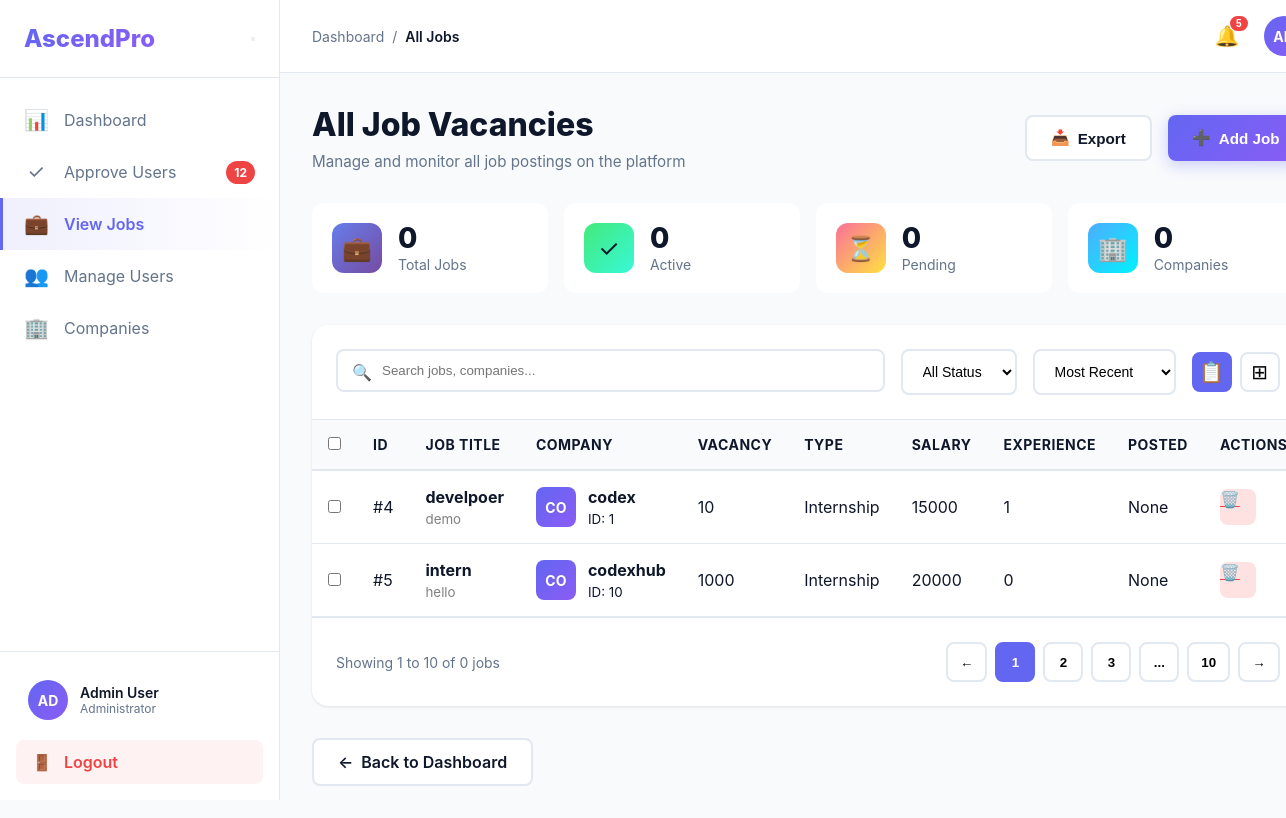
The app's page /admin/jobs (signed in), older data.
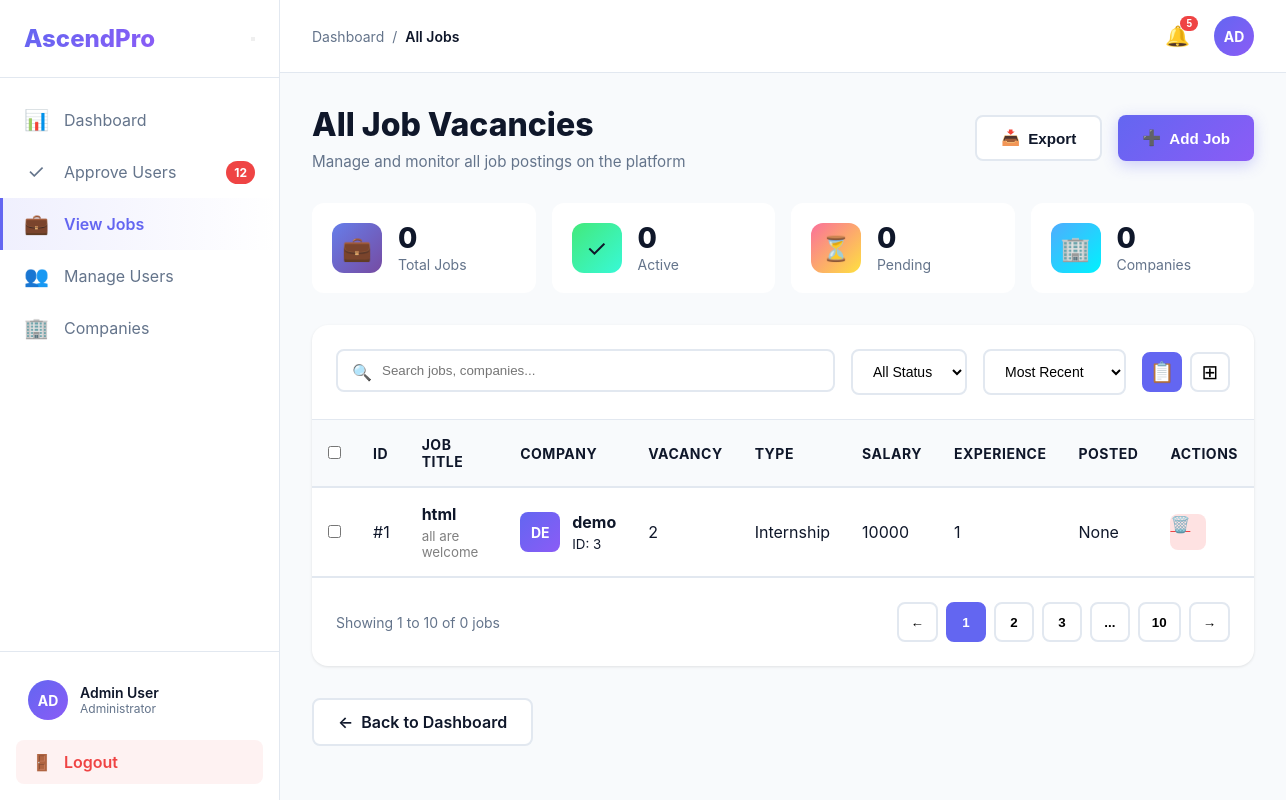
The same page, newer data.
### tables this page shows
CREATE TABLE jobs (
  id INTEGER PRIMARY KEY AUTOINCREMENT,
  role TEXT,
  description TEXT,
  company TEXT
, company_id INTEGER, company_name TEXT, vacancy INTEGER, type TEXT, salary TEXT, experience TEXT, created_at TEXT);

### routes/admin_routes.py (the view)
@admin_bp.route("/jobs")
def jobs():
    if not admin_required():
        return redirect("/login")
    with sqlite3.connect(DATABASE) as conn:
        conn.row_factory = sqlite3.Row
        cur = conn.cursor()
        cur.execute("""
            SELECT id, role, company_name, company_id,
                   vacancy, type, salary, experience,
                   description, created_at
            FROM jobs
            ORDER BY datetime(created_at) DESC
        """)
        jobs = cur.fetchall()
        cur.execute("SELECT COUNT(*) FROM jobs")
        total_jobs = cur.fetchone()[0]
    return render_template("admin/jobs.html", jobs=jobs, total_jobs=total_jobs)

### app.py (called while the page is built)
@app.context_processor
def inject_pending_count():
    pending_count = 0
    try:
        with sqlite3.connect(DATABASE, timeout=10) as conn:
            cur = conn.cursor()
            cur.execute("SELECT COUNT(*) FROM users WHERE approved = 0")
            pending_count = cur.fetchone()[0]
    except Exception:
        pending_count = 0
    return dict(pending_count=pending_count)

### routes/admin_routes.py (called while the page is built)
def admin_required():
    if session.get("role") != "admin":
        return False
    return True

### templates/admin/jobs.html (shortened to what the changed rows need)
<!DOCTYPE html>
<html lang="en">
<head>
    <link rel="stylesheet" href="{{ url_for('static', filename='css/job-style.css') }}">
</head>
<body>
    <main class="main-content">
        <div class="page-content">
            <div class="page-header">
                <div class="header-left">
                    <h1>All Job Vacancies</h1>
                </div>
            </div>
            <div class="table-container">
           <div class="table-wrapper">
<table class="jobs-table">
    <thead>
        <tr>
            <th><input type="checkbox" id="selectAll"></th>
            <th>ID</th>
            <th>Job Title</th>
            <th>Company</th>
            <th>Vacancy</th>
            <th>Type</th>
            <th>Salary</th>
            <th>Experience</th>
            <th>Posted</th>
            <th>Actions</th>
        </tr>
    </thead>
    <tbody id="jobsTableBody">
    {% if jobs %}
        {% for j in jobs %}
        <tr class="job-row">
            <td>
                <input type="checkbox" class="row-checkbox">
            </td>
            <td>#{{ j[0] }}</td>
            <td>
                <div class="title-cell">
                    <strong>{{ j[1] }}</strong>
                    <small style="display:block;color:gray;">
                        {{ j[8][:60] }}{% if j[8]|length > 60 %}...{% endif %}
                    </small>
                </div>
            </td>
            <td>
                <div class="company-info">
                    <div class="company-avatar">
                        {{ j[2][:2].upper() }}
                    </div>
                    <div class="company-details">
                        <strong>{{ j[2] }}</strong>
                        <small>ID: {{ j[3] }}</small>
                    </div>
                </div>
            </td>
            <td>{{ j[4] }}</td>
            <td>{{ j[5] }}</td>
            <td>{{ j[6] }}</td>
            <td>{{ j[7] }}</td>
            <td>{{ j[9] }}</td>
            <td>
                <div class="action-buttons">
                    <a href="/admin/delete-job/{{ j[0] }}"
                       class="action-btn delete"
                       onclick="return confirm('Are you sure you want to delete this job?')">
                        🗑️
                    </a>
                </div>
            </td>
        </tr>
        {% endfor %}
    {% else %}
        <tr>
            <td colspan="10" style="text-align:center;padding:20px;">
                No Jobs Available
            </td>
        </tr>
    {% endif %}
    </tbody>
</table>
</div>
            </div>
        </div>
    </main>
</body>
</html>

Row changes from the older to the newer data that the page shows:
removed jobs: id "4", role "develpoer", description "demo", company_name "CO", company_name "codex", company "1", vacancy "10", type "Internship", salary "15000", experience "1", j "None"
removed jobs: id "5", role "intern", description "hello", company_name "CO", company_name "codexhub", company "10", vacancy "1000", type "Internship", salary "20000", experience "0", j "None"
added jobs: id "1", role "html", description "all are welcome", company_name "DE", company_name "demo", company "3", vacancy "2", type "Internship", salary "10000", experience "1", j "None"
